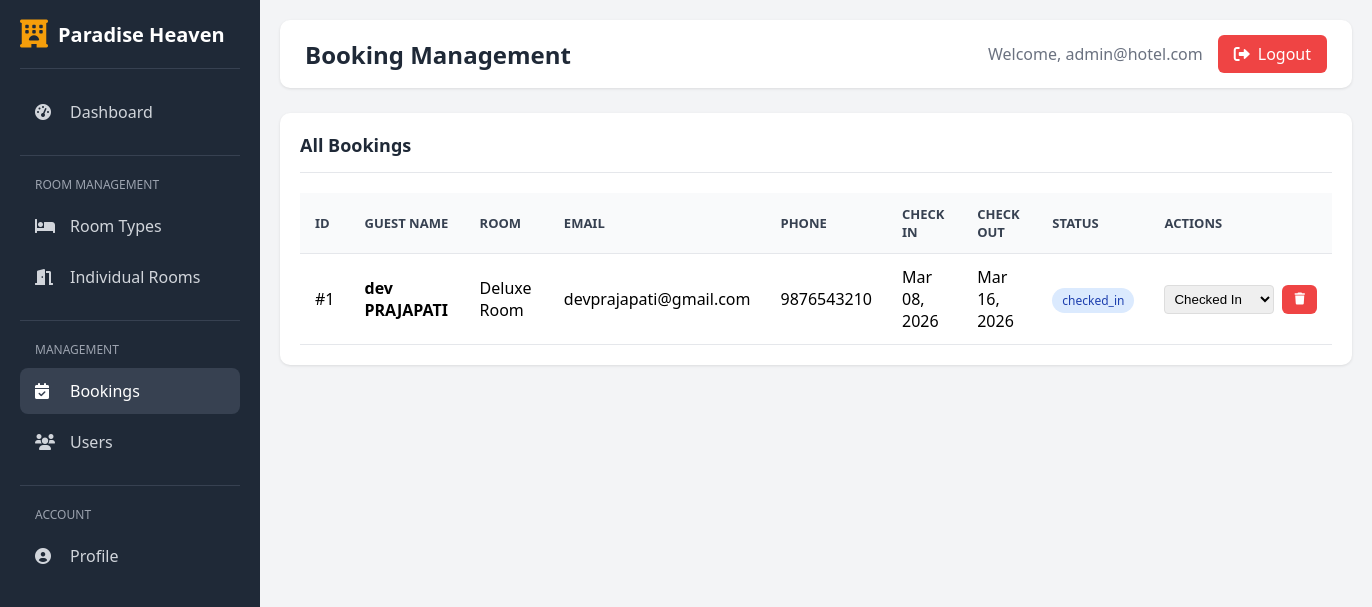
Page /custom-admin/bookings/ (signed in) on the committed database.
### custom_admin/models.py (models this page shows, shortened)
class AdminUser(AbstractBaseUser, PermissionsMixin):
    username = models.CharField(max_length=150, unique=True)
    email = models.EmailField(unique=True)
    first_name = models.CharField(max_length=100)
    last_name = models.CharField(max_length=100)
    is_active = models.BooleanField(default=True)
    is_staff = models.BooleanField(default=True)
    date_joined = models.DateTimeField(default=timezone.now)
    objects = AdminUserManager()
    USERNAME_FIELD = 'username'
    REQUIRED_FIELDS = ['email', 'first_name', 'last_name']
    class Meta:
        verbose_name = 'Admin User'
        verbose_name_plural = 'Admin Users'

### motel/models.py (models this page shows, shortened)
class Bookings(models.Model):
    STATUS_CHOICES = [
        ('pending', 'Pending'),
        ('confirmed', 'Confirmed'),
        ('checked_in', 'Checked In'),
        ('checked_out', 'Checked Out'),
        ('cancelled', 'Cancelled'),
    ]
    PAYMENT_METHODS = [
        ('card', 'Credit/Debit Card'),
        ('upi', 'UPI'),
        ('netbanking', 'Net Banking'),
        ('wallet', 'Digital Wallet'),
    ]
    firstName = models.CharField(max_length=255)
    lastName = models.CharField(max_length=255)
    address1 = models.CharField(max_length=255)
    address2 = models.CharField(max_length=255)
    city = models.CharField(max_length=255)
    state = models.CharField(max_length=255)
    postal = models.IntegerField()
    phone = models.IntegerField(default='0')
    email = models.EmailField()
    roomname = models.ForeignKey(Rooms, on_delete=models.CASCADE)
    check_in = models.DateField(null=True, blank=True)
    check_out = models.DateField(null=True, blank=True)
    status = models.CharField(max_length=20, choices=STATUS_CHOICES, default='pending')
    created_at = models.DateTimeField(default=timezone.now)
    payment_method = models.CharField(max_length=20, choices=PAYMENT_METHODS, blank=True, default='')
    transaction_id = models.CharField(max_length=100, blank=True, default='')
    total_amount = models.IntegerField(default=0)

class Rooms(models.Model):
    room_name = models.CharField(max_length=255)
    room_des = models.TextField()
    room_price = models.IntegerField()
    room_facilities = models.TextField(default="WiFi,TV,AC")
    room_image = models.ImageField(upload_to='rooms/', blank=True, null=True)
    number_of_rooms = models.IntegerField(default=1, help_text="Number of rooms available in this category")

### custom_admin/views.py (the view)
# urls.py: path('bookings/', views.manage_bookings, name='manage_bookings'),
@login_required(login_url='admin_login')
def manage_bookings(request):
    bookings = Bookings.objects.select_related('roomname').order_by('-id')
    return render(request, 'custom_admin/bookings.html', {'bookings': bookings})

### templates/custom_admin/bookings.html (shortened to what this page needs)
{% extends 'custom_admin/base.html' %}
{% block page_title %}Booking Management{% endblock %}
{% block content %}
<div class="card">
    <div class="card-header">
        <h3>All Bookings</h3>
    </div>
    <div class="table-container">
        <table>
            <thead>
                <tr>
                    <th>ID</th>
                    <th>Guest Name</th>
                    <th>Room</th>
                    <th>Email</th>
                    <th>Phone</th>
                    <th>Check In</th>
                    <th>Check Out</th>
                    <th>Status</th>
                    <th>Actions</th>
                </tr>
            </thead>
            <tbody>
                {% if bookings %}
                    {% for booking in bookings %}
                    <tr>
                        <td>#{{ booking.id }}</td>
                        <td><strong>{{ booking.firstName }} {{ booking.lastName }}</strong></td>
                        <td>{{ booking.roomname.room_name }}</td>
                        <td>{{ booking.email }}</td>
                        <td>{{ booking.phone }}</td>
                        <td>{{ booking.check_in|date:"M d, Y"|default:"N/A" }}</td>
                        <td>{{ booking.check_out|date:"M d, Y"|default:"N/A" }}</td>
                        <td>
                            {% if booking.status == 'confirmed' %}
                            <span class="badge badge-success">{{ booking.status }}</span>
                            {% elif booking.status == 'pending' %}
                            <span class="badge badge-warning">{{ booking.status }}</span>
                            {% elif booking.status == 'cancelled' %}
                            <span class="badge badge-danger">{{ booking.status }}</span>
                            {% elif booking.status == 'checked_in' %}
                            <span class="badge badge-info">{{ booking.status }}</span>
                            {% elif booking.status == 'checked_out' %}
                            <span class="badge badge-success">{{ booking.status }}</span>
                            {% else %}
                            <span class="badge badge-info">{{ booking.status }}</span>
                            {% endif %}
                        </td>
                        <td>
                            <div class="actions">
                                <form method="POST" action="{% url 'update_booking_status' booking.id %}" style="display: inline;">
                                    <select name="status" onchange="this.form.submit()" style="padding: 5px; border-radius: 4px; border: 1px solid #ddd;">
                                        <option value="checked_in" {% if booking.status == 'checked_in' %}selected{% endif %}>Checked In</option>
                                    </select>
                                </form>
                                <a href="{% url 'delete_booking' booking.id %}" class="btn btn-danger btn-sm" onclick="return confirm('Are you sure you want to delete this booking?')">
                                    <i class="fas fa-trash"></i>
                                </a>
                            </div>
                        </td>
                    </tr>
                    {% endfor %}
                {% else %}
                    <tr>
                        <td colspan="9" style="text-align: center; color: #6b7280; padding: 30px;">
                            No bookings found.
                        </td>
                    </tr>
                {% endif %}
            </tbody>
        </table>
    </div>
</div>
{% endblock %}

### templates/custom_admin/base.html (shortened to what this page needs)
<!DOCTYPE html>
<html lang="en">
<head>
    <link rel="stylesheet" href="https://cdnjs.cloudflare.com/ajax/libs/font-awesome/6.0.0/css/all.min.css">
</head>
<body>
    <div class="sidebar">
        <div class="sidebar-header">
            <i class="fas fa-hotel"></i>
            <h1>Paradise Heaven</h1>
        </div>
        <nav class="sidebar-nav">
            <a href="{% url 'admin_dashboard' %}" class="nav-item {% if request.resolver_match.url_name == 'admin_dashboard' %}active{% endif %}">
                <i class="fas fa-tachometer-alt"></i>
                <span>Dashboard</span>
            </a>
            <div class="nav-section">
                <div class="nav-section-title">Room Management</div>
                <a href="{% url 'manage_rooms' %}" class="nav-item {% if 'rooms' in request.resolver_match.url_name %}active{% endif %}">
                    <i class="fas fa-bed"></i>
                    <span>Room Types</span>
                </a>
                <a href="{% url 'manage_individual_rooms' %}" class="nav-item {% if 'individual' in request.resolver_match.url_name %}active{% endif %}">
                    <i class="fas fa-door-open"></i>
                    <span>Individual Rooms</span>
                </a>
            </div>
            <div class="nav-section">
                <div class="nav-section-title">Management</div>
                <a href="{% url 'manage_bookings' %}" class="nav-item {% if 'bookings' in request.resolver_match.url_name %}active{% endif %}">
                    <i class="fas fa-calendar-check"></i>
                    <span>Bookings</span>
                </a>
                <a href="{% url 'manage_users' %}" class="nav-item {% if 'users' in request.resolver_match.url_name %}active{% endif %}">
                    <i class="fas fa-users"></i>
                    <span>Users</span>
                </a>
            </div>
            <div class="nav-section">
                <div class="nav-section-title">Account</div>
                <a href="{% url 'admin_profile' %}" class="nav-item {% if 'profile' in request.resolver_match.url_name %}active{% endif %}">
                    <i class="fas fa-user-circle"></i>
                    <span>Profile</span>
                </a>
            </div>
        </nav>
    </div>
    <div class="main-content">
        <div class="top-bar">
            <h2>{% block page_title %}Dashboard{% endblock %}</h2>
            <div class="user-info">
                <span>Welcome, {{ request.user.username }}</span>
                <a href="{% url 'admin_logout' %}" class="logout-btn">
                    <i class="fas fa-sign-out-alt"></i>
                    Logout
                </a>
            </div>
        </div>
        {% block content %}{% endblock %}
    </div>
</body>
</html>

### templates/custom_admin/base.html (style rules this page uses)
* { margin: 0; padding: 0; box-sizing: border-box; }
body { font-family: 'Segoe UI', Tahoma, Geneva, Verdana, sans-serif; background-color: #f3f4f6; display: flex; min-height: 100vh; }
.sidebar { width: 260px; background-color: #1f2937; color: white; padding: 20px; display: flex; flex-direction: column; position: fixed; height: 100vh; overflow-y: auto; }
.sidebar-header { display: flex; align-items: center; padding-bottom: 20px; border-bottom: 1px solid #374151; margin-bottom: 20px; }
.sidebar-header i { font-size: 28px; color: #f59e0b; margin-right: 10px; }
.sidebar-header h1 { font-size: 20px; font-weight: 600; }
.sidebar-nav { flex: 1; }
.nav-item { display: flex; align-items: center; padding: 12px 15px; color: #d1d5db; text-decoration: none; border-radius: 8px; margin-bottom: 5px; transition: all 0.3s; }
.nav-item:hover, .nav-item.active { background-color: #374151; color: white; }
.nav-item i { width: 25px; margin-right: 10px; }
.nav-section { margin-top: 20px; padding-top: 20px; border-top: 1px solid #374151; }
.nav-section-title { font-size: 12px; text-transform: uppercase; color: #9ca3af; margin-bottom: 10px; padding-left: 15px; }
.main-content { flex: 1; margin-left: 260px; padding: 20px; }
.top-bar { display: flex; justify-content: space-between; align-items: center; background-color: white; padding: 15px 25px; border-radius: 10px; margin-bottom: 25px; box-shadow: 0 1px 3px rgba(0, 0, 0, 0.1); }
.top-bar h2 { font-size: 24px; color: #1f2937; }
.user-info { display: flex; align-items: center; gap: 15px; }
.user-info span { color: #6b7280; }
.logout-btn { background-color: #ef4444; color: white; padding: 8px 16px; border: none; border-radius: 6px; cursor: pointer; text-decoration: none; display: flex; align-items: center; gap: 8px; transition: background-color 0.3s; }
.card { background-color: white; border-radius: 10px; padding: 20px; box-shadow: 0 1px 3px rgba(0, 0, 0, 0.1); margin-bottom: 20px; }
.card-header { display: flex; justify-content: space-between; align-items: center; margin-bottom: 20px; padding-bottom: 15px; border-bottom: 1px solid #e5e7eb; }
.card-header h3 { font-size: 18px; color: #1f2937; }
.btn { padding: 10px 20px; border: none; border-radius: 6px; cursor: pointer; text-decoration: none; display: inline-flex; align-items: center; gap: 8px; font-size: 14px; transition: all 0.3s; }
.btn-danger { background-color: #ef4444; color: white; }
.btn-sm { padding: 6px 12px; font-size: 12px; }
.table-container { overflow-x: auto; }
table { width: 100%; border-collapse: collapse; }
th, td { padding: 12px 15px; text-align: left; border-bottom: 1px solid #e5e7eb; }
th { background-color: #f9fafb; font-weight: 600; color: #374151; font-size: 13px; text-transform: uppercase; }
.badge { padding: 4px 10px; border-radius: 20px; font-size: 12px; font-weight: 500; }
.badge-info { background-color: #dbeafe; color: #1e40af; }
.actions { display: flex; gap: 8px; }

### rows in the picture
AdminUser: user.username "admin@hotel.com"
Bookings: id "1", firstName "dev", lastName "PRAJAPATI", roomname.room_name "Deluxe Room", email "devprajapati@gmail.com", phone "9876543210", check_in "Mar 08, 2026", check_out "Mar 16, 2026", status "checked_in", status "Checked In"
